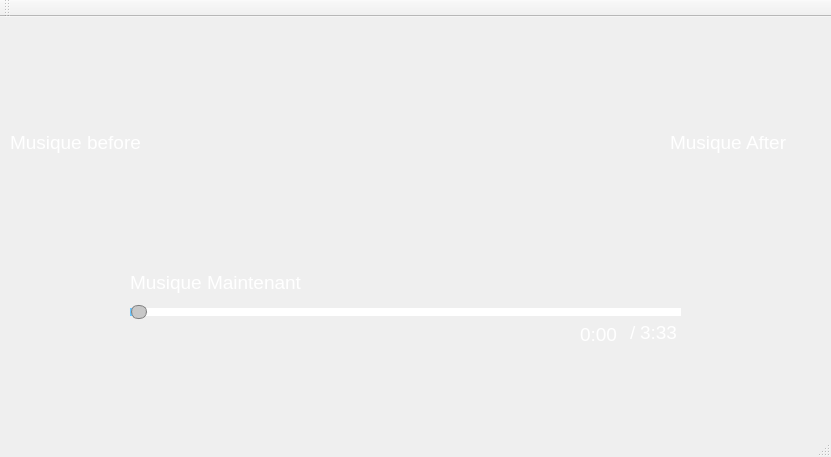
<?xml version="1.0" encoding="UTF-8"?>
<ui version="4.0">
 <class>MainWindow</class>
 <widget class="QMainWindow" name="MainWindow">
  <property name="geometry">
   <rect>
    <x>0</x>
    <y>0</y>
    <width>831</width>
    <height>457</height>
   </rect>
  </property>
  <property name="windowTitle">
   <string>MainWindow</string>
  </property>
  <widget class="QWidget" name="centralWidget">
   <property name="sizePolicy">
    <sizepolicy hsizetype="Fixed" vsizetype="Preferred">
     <horstretch>0</horstretch>
     <verstretch>0</verstretch>
    </sizepolicy>
   </property>
   <widget class="QLabel" name="Fond">
    <property name="geometry">
     <rect>
      <x>0</x>
      <y>0</y>
      <width>831</width>
      <height>401</height>
     </rect>
    </property>
    <property name="text">
     <string/>
    </property>
    <property name="pixmap">
     <pixmap resource="../Client/ressource.qrc">:/icon/Sprite/img_fjords.jpg</pixmap>
    </property>
    <property name="scaledContents">
     <bool>true</bool>
    </property>
   </widget>
   <widget class="QLabel" name="Serveur_MusicAfter">
    <property name="geometry">
     <rect>
      <x>670</x>
      <y>110</y>
      <width>141</width>
      <height>31</height>
     </rect>
    </property>
    <property name="font">
     <font>
      <pointsize>14</pointsize>
     </font>
    </property>
    <property name="styleSheet">
     <string notr="true">color: rgb(255, 255, 255);</string>
    </property>
    <property name="text">
     <string>Musique After</string>
    </property>
   </widget>
   <widget class="QLabel" name="label1">
    <property name="geometry">
     <rect>
      <x>700</x>
      <y>140</y>
      <width>81</width>
      <height>81</height>
     </rect>
    </property>
    <property name="text">
     <string/>
    </property>
    <property name="pixmap">
     <pixmap resource="../Client/ressource.qrc">:/icon/Sprite/chevronWd.png</pixmap>
    </property>
    <property name="scaledContents">
     <bool>true</bool>
    </property>
   </widget>
   <widget class="QLabel" name="label">
    <property name="geometry">
     <rect>
      <x>30</x>
      <y>150</y>
      <width>81</width>
      <height>81</height>
     </rect>
    </property>
    <property name="text">
     <string/>
    </property>
    <property name="pixmap">
     <pixmap resource="../Client/ressource.qrc">:/icon/Sprite/chevronWg.png</pixmap>
    </property>
    <property name="scaledContents">
     <bool>true</bool>
    </property>
   </widget>
   <widget class="QLabel" name="Serveur_MusicBefore">
    <property name="geometry">
     <rect>
      <x>10</x>
      <y>110</y>
      <width>201</width>
      <height>31</height>
     </rect>
    </property>
    <property name="font">
     <font>
      <pointsize>14</pointsize>
     </font>
    </property>
    <property name="styleSheet">
     <string notr="true">color: rgb(255, 255, 255);</string>
    </property>
    <property name="text">
     <string>Musique before</string>
    </property>
   </widget>
   <widget class="QSlider" name="Serveur_Slider">
    <property name="enabled">
     <bool>false</bool>
    </property>
    <property name="geometry">
     <rect>
      <x>130</x>
      <y>280</y>
      <width>551</width>
      <height>31</height>
     </rect>
    </property>
    <property name="font">
     <font>
      <pointsize>9</pointsize>
     </font>
    </property>
    <property name="styleSheet">
     <string notr="true">QSlider::groove:horizontal {
	background-color: rgb(0, 0, 0);
	height : 6px;
	border: 1px solid black;
}

QSlider::handle { 
	background :rgb(200, 200, 200);
	width: 14px;
	margin : -4px 0;
	border : 1px solid gray ;
	border-radius : 7px;
}

QSlider::sub-page:qlineargradient {
background: rgb(110, 200, 255);
border-top-right-radius: 0px;
border-bottom-right-radius: 0px;
border-top-left-radius: 9px;
border-bottom-left-radius: 9px;
}


QSlider::add-page:qlineargradient {
background:white;
border-top-right-radius: 9px;
border-bottom-right-radius: 9px;
border-top-left-radius: 0px;
border-bottom-left-radius: 0px;
}

</string>
    </property>
    <property name="singleStep">
     <number>1</number>
    </property>
    <property name="value">
     <number>0</number>
    </property>
    <property name="orientation">
     <enum>Qt::Horizontal</enum>
    </property>
   </widget>
   <widget class="QLabel" name="Serveur_MusicNow">
    <property name="geometry">
     <rect>
      <x>130</x>
      <y>250</y>
      <width>201</width>
      <height>31</height>
     </rect>
    </property>
    <property name="font">
     <font>
      <pointsize>14</pointsize>
     </font>
    </property>
    <property name="styleSheet">
     <string notr="true">color: rgb(255, 255, 255);</string>
    </property>
    <property name="text">
     <string>Musique Maintenant</string>
    </property>
   </widget>
   <widget class="QLabel" name="Serveur_MusicTemps">
    <property name="geometry">
     <rect>
      <x>640</x>
      <y>300</y>
      <width>91</width>
      <height>31</height>
     </rect>
    </property>
    <property name="font">
     <font>
      <pointsize>14</pointsize>
     </font>
    </property>
    <property name="styleSheet">
     <string notr="true">color: rgb(255, 255, 255);</string>
    </property>
    <property name="text">
     <string>3:33</string>
    </property>
   </widget>
   <widget class="QLabel" name="label_2">
    <property name="geometry">
     <rect>
      <x>630</x>
      <y>300</y>
      <width>21</width>
      <height>31</height>
     </rect>
    </property>
    <property name="font">
     <font>
      <pointsize>14</pointsize>
     </font>
    </property>
    <property name="styleSheet">
     <string notr="true">color:white</string>
    </property>
    <property name="text">
     <string>/</string>
    </property>
   </widget>
   <widget class="QLabel" name="Serveur_MusicAvancement">
    <property name="geometry">
     <rect>
      <x>580</x>
      <y>310</y>
      <width>59</width>
      <height>14</height>
     </rect>
    </property>
    <property name="font">
     <font>
      <pointsize>14</pointsize>
     </font>
    </property>
    <property name="styleSheet">
     <string notr="true">color:white</string>
    </property>
    <property name="text">
     <string>0:00</string>
    </property>
   </widget>
  </widget>
  <widget class="QMenuBar" name="menuBar">
   <property name="geometry">
    <rect>
     <x>0</x>
     <y>0</y>
     <width>831</width>
     <height>19</height>
    </rect>
   </property>
  </widget>
  <widget class="QToolBar" name="mainToolBar">
   <attribute name="toolBarArea">
    <enum>TopToolBarArea</enum>
   </attribute>
   <attribute name="toolBarBreak">
    <bool>false</bool>
   </attribute>
  </widget>
  <widget class="QStatusBar" name="statusBar"/>
 </widget>
 <layoutdefault spacing="6" margin="11"/>
 <resources>
  <include location="../Client/ressource.qrc"/>
 </resources>
 <connections/>
</ui>
